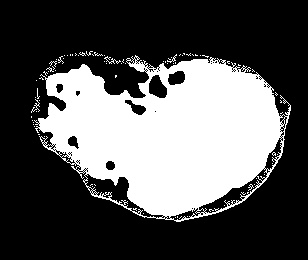
#> input picture Preprocessing_DataCleaning_Tests/Delete_noise/prueba_denoise.jpg, 308 x 260 px; its folder holds only this picture in this run
$ python -i detect_noise.py   (imports and definitions only)
#> lines starting #> are read from the running program, lines starting #| are printed output that depends on the picture; after the words box and inside, x2 and y2 are one past the last pixel; in counts of white or black regions, pixels touching at a corner belong together
#> further down, picture is the input picture: shape (260, 308, 3); min 0, max 255, mean 85.2
# -*- coding: utf-8 -*-
"""
Created on Fri Apr 14 02:20:11 2023

@author: nicol
"""

import cv2
import matplotlib.pyplot as plt
import numpy as np
import os
from tqdm import tqdm


def denoise(img):
    # Convierte la imagen a escala de grises
    gray = cv2.cvtColor(img, cv2.COLOR_BGR2GRAY)

    # Aplicamos thresholding automático con el algoritmo de Otsu. ESto hará que el texto se vea blanco, y los elementos
    # del fondo sean menos prominentes.
    #thresholded = cv2.threshold(gray, 0, 255, cv2.THRESH_BINARY_INV | cv2.THRESH_OTSU)[1]

    y, x = np.shape(gray)
#> y = 260; x = 308
    val = [int(y/20),int(x/20)]
#> val = [13, 15]
    xmin = min(val)
#> xmin = 13
    # definir un kernel de 5x5
    kernel = cv2.getStructuringElement(cv2.MORPH_ELLIPSE, (xmin, xmin))

    # aplicar el filtrado de apertura morfológica
    closed_mask = cv2.morphologyEx(gray, cv2.MORPH_CLOSE, kernel)
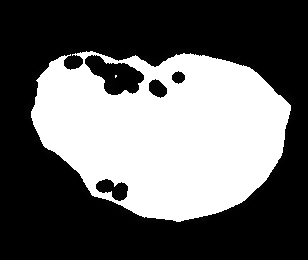
#> closed_mask: shape (260, 308); min 0, max 255, mean 98.8


    # Aplica un umbral para binarizar la imagen
    _, thresh = cv2.threshold(closed_mask, 127, 255, cv2.THRESH_BINARY)
#> thresh: shape (260, 308); 38.7% white; 2 white regions (1 under 20 px)

    # Encuentra los contornos en la imagen binarizada
    contours, hierarchy = cv2.findContours(thresh, cv2.RETR_TREE, cv2.CHAIN_APPROX_SIMPLE)
#> contours = 6 contours, 1 with area under 20; largest, box (x1, y1, x2, y2) and area: (31, 51, 291, 222) 32724, (84, 54, 145, 96) 1396, (95, 178, 129, 202) 462, (148, 78, 168, 99) 260, (171, 70, 186, 85) 138

    # Encuentra el contorno más grande por área
    largest_contour = max(contours, key=cv2.contourArea)
#> largest_contour = contour of 360 points, box (x1, y1, x2, y2) (31, 51, 291, 222), area 32724

    # Crea una máscara del tamaño de la imagen
    mask = np.zeros_like(closed_mask)

    # Dibuja el contorno más grande en la máscara con el valor de 1
    cv2.fillPoly(mask, [largest_contour], 1)
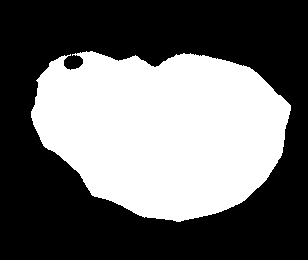
#> mask: shape (260, 308); values 0 (black) and 1 (white), 41.3% white; 1 white region, box (x1, y1, x2, y2) and area: (31, 51, 291, 222) 33064

    mask2 = cv2.cvtColor(mask, cv2.COLOR_GRAY2BGR)*255

    #superposed_img = cv2.addWeighted(gray, 0.5, dist, 0.5, 0)

    return mask2

# [72 lines left out: functions read_images, save_denoise, grub_cut, not called in this run]

>>> import cv2
>>> picture = cv2.imread('prueba_denoise.jpg')
>>> result = denoise(picture)
